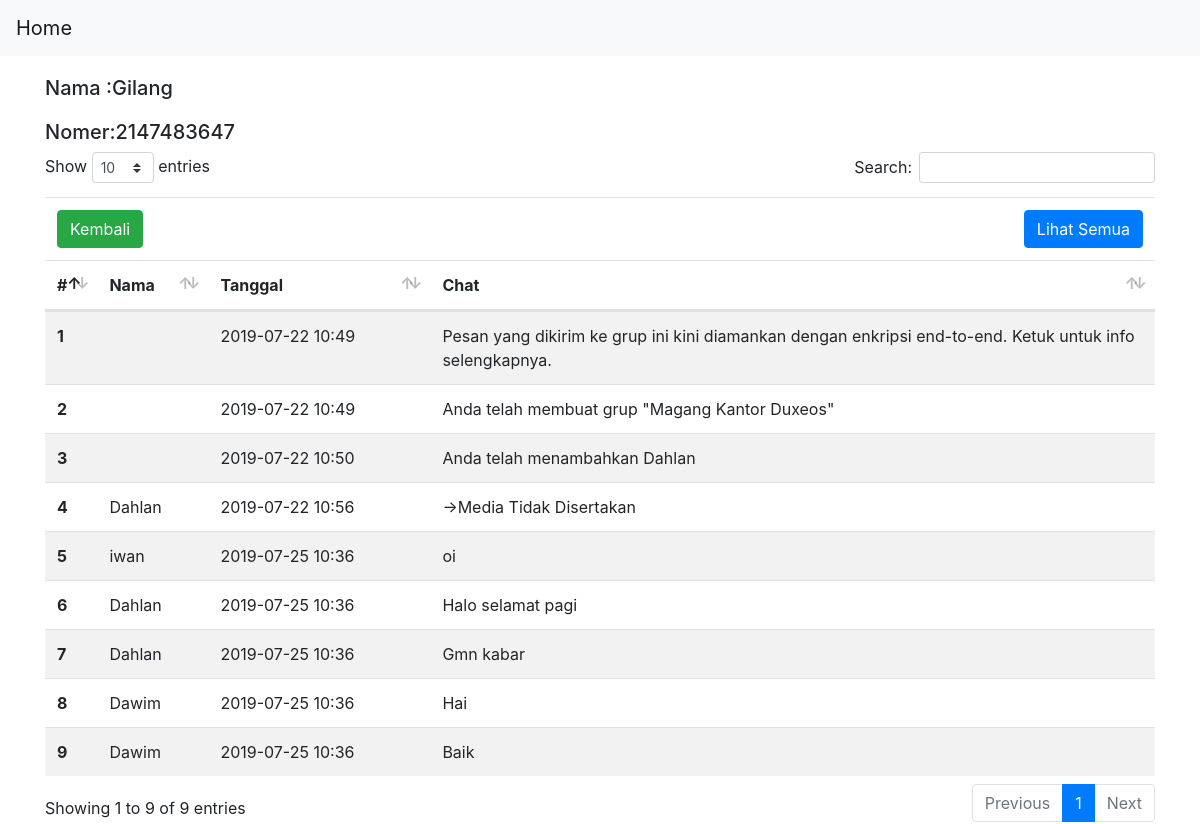
The app's page /detail.php?id=13 (signed in) with its own data.
### tables this page shows
CREATE TABLE `data_costumer` (
  `id` int(11) NOT NULL,
  `nama` varchar(50) NOT NULL,
  `nomer` int(12) NOT NULL,
  `tanggal` datetime NOT NULL,
  `tanggal_akhir` datetime NOT NULL,
  `brands` varchar(50) NOT NULL
);

CREATE TABLE `data_chat` (
  `id` int(11) NOT NULL,
  `nama` text NOT NULL,
  `tanggal` datetime NOT NULL,
  `chat` text NOT NULL
);

### detail.php (the view, shortened to what this page needs)
<!DOCTYPE html>
<html lang="en">
<head>
    <link rel="stylesheet" href="css/bootstrap.css">
    <link rel="stylesheet" href="css/dataTables.bootstrap4.min.css">
</head>
<body>
    <?php
    require "koneksi.php";
    $id = $_GET["id"];
    $limit = isset($_GET['all']) ? '' : 'ORDER BY tanggal DESC LIMIT 10';
    $q = "SELECT * FROM data_chat  WHERE id = $id " . $limit;
    $sql = "  select * from (" . $q . ")  tmp order by tmp.tanggal asc";
    $result = isset($_GET['all']) ? mysqli_query($conn, $q) : mysqli_query($conn, $sql);
    $url = isset($_GET['all']) ? "detail.php?id=$id" : "detail.php?id=$id&all";
    $teks = isset($_GET['all']) ? 'Lihat Sebagian' : 'Lihat Semua';
    ?>
    <nav class="navbar navbar-expand-lg navbar-light bg-light">
        <a class="navbar-brand" href="data_costumer.php">Home</a>
    </nav>
    <?php
    require "koneksi.php";
    ?>
    <div class="container">
        <table class="table table-striped table-borderd mt-5" id='data_table'>
            <thead>
                <?php
                $id = $_GET["id"];
                $result2 = mysqli_query($conn, "SELECT * FROM data_costumer WHERE id = $id");
                $data2 = mysqli_fetch_assoc($result2);
                ?>
                <h5>Nama :<?= $data2["nama"] ?> </h5>
                <h5>Nomer:<?= $data2["nomer"] ?></h5>
                <tr>
                    <td colspan="4"> <a href="data_costumer.php"><button type="submit" class="btn btn-success">Kembali</button></a>
                        <a style="float:right" href="<?= $url ?>" class="btn btn-primary"><?= $teks ?></a>
                    </td>
                </tr>
                <tr>
                    <th scope="col">#</th>
                    <th scope="col">Nama</th>
                    <th scope="col">Tanggal</th>
                    <th scope="col">Chat</th>
                </tr>
            </thead>
            <tbody>
                <?php $i = 1;
                ?>
                <?php while ($data = mysqli_fetch_array($result)) : ?>
                    <tr>
                        <th scope="row"><?= $i++ ?></th>
                        <td width="10%"><?= $data["nama"]; ?> </td>
                        <td width="20%"><?= str_replace(":00", "", $data["tanggal"]); ?> </td>
                        <td><?= str_replace("<Media tidak disertakan>", "->Media Tidak Disertakan ", $data["chat"]); ?></td>
                    <?php endwhile; ?>
            </tbody>
        </table>
    </div>
</body>
</html>

### detail.php (style rules this page uses)
h5 { margin-top: 20px; }

### records on screen
data_costumer: nama "Gilang", nomer "2147483647"
data_chat: tanggal "2019-07-22 10:49", chat "Pesan yang dikirim ke grup ini kini diamankan dengan enkripsi end-to-end. Ketuk untuk info selengkapnya."
data_chat: tanggal "2019-07-22 10:49", chat "Anda telah membuat grup \"Magang Kantor Duxeos\""
data_chat: tanggal "2019-07-22 10:50", chat "Anda telah menambahkan Dahlan"
data_chat: nama "Dahlan", tanggal "2019-07-22 10:56", chat "->Media Tidak Disertakan"
data_chat: nama "iwan", tanggal "2019-07-25 10:36", chat "oi"
data_chat: nama "Dahlan", tanggal "2019-07-25 10:36", chat "Halo selamat pagi"
data_chat: nama "Dahlan", tanggal "2019-07-25 10:36", chat "Gmn kabar"
data_chat: nama "Dawim", tanggal "2019-07-25 10:36", chat "Hai"
data_chat: nama "Dawim", tanggal "2019-07-25 10:36", chat "Baik"

### other values on screen
$teks "Lihat Semua"
